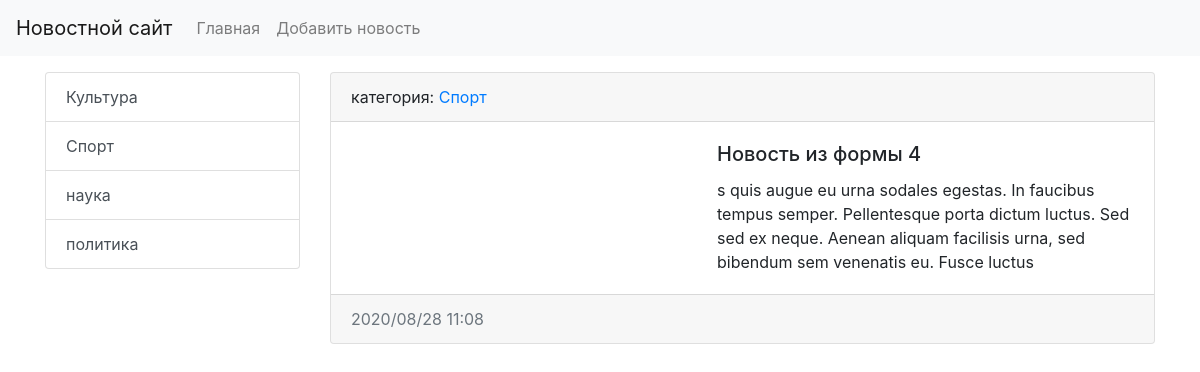
Screenshot of /news/9/ with the database file from the repository.
### news/models.py (models this page shows, shortened)
class Category(models.Model):
    title = models.CharField(max_length=150, db_index=True, verbose_name='категории')
    def __str__(self):
        return self.title
    def get_absolute_url(self):
        return reverse('category', kwargs={"category_id": self.pk})
    class Meta:
        verbose_name = 'категория'
        verbose_name_plural = 'категории'
        ordering = ['title']

class News(models.Model):
    title = models.CharField(max_length=150, verbose_name='Наименование')
    content = models.TextField(blank=True, verbose_name='контент')
    create_at = models.DateTimeField(auto_now_add=True)
    update_at = models.DateTimeField(auto_now=True)
    photo = models.ImageField(upload_to='photos/%Y/%m/%d/', verbose_name="Фото",blank=True)
    is_published = models.BooleanField(default=True)
    category = models.ForeignKey('Category', on_delete=models.PROTECT)
    class Meta:
        verbose_name = 'новость'
        verbose_name_plural = "новости"
        ordering = ['-create_at']

### news/views.py (the view)
# urls.py: path('news/<int:news_id>/', view_news, name= 'view_news'),
def view_news(request, news_id):
    news_item = get_object_or_404(News, pk=news_id)
    return render(request, 'news/view_news.html', {'news_item': news_item})

### news/templatetags/news_tags.py (called while the page is built)
@register.inclusion_tag('news/list_categories.html')
def show_categories():
    categories = Category.objects.all()
    return {"categories" : categories }

### news/templates/news/view_news.html (shortened to what this page needs)
{% extends 'base.html' %}
{% block sidebar %}
    {% include 'inc/_sidebar.html' %}
{% endblock %}
{% block content %}
            <div class="card mb-3">
                <div class="card-header">
                    категория: <a href="{{ news_item.category.get_absolute_url }}">{{ news_item.category }}</a>
                </div>
                <div class="card-body">
                    <div class="media">
                        <div class="media-body">
                            <h5 class="card-title">{{ news_item.title }}</h5>
                            <p class="card-text">{{ news_item.content | linebreaksbr }}</p>
                        </div>
                    </div>
                </div>
                <div class="card-footer text-muted">
                    {{ news_item.create_at| date:"Y/m/d H:m"}}
                </div>
            </div>
{% endblock %}

### news/templates/news/list_categories.html
<div class="list-group">
    {% for item in categories %}
        <a href="{{ item.get_absolute_url }}" class="list-group-item list-group-item-action">{{ item.title }}</a>
    {% endfor %}
</div>

### web_django/static/css/style.css (style rules this page uses)
body { background-color: #ffffff; }

### rows the page displays
Category: title "Культура"
Category: title "Спорт"
Category: title "наука"
Category: title "политика"
News: category "Спорт", title "Новость из формы 4", content "s quis augue eu urna sodales egestas. In faucibus tempus semper. Pellentesque porta dictum luctus. Sed sed ex neque. Aenean aliquam facilisis urna, sed bibendum sem venenatis eu. Fusce luctus", create_at "2020/08/28 11:08"
